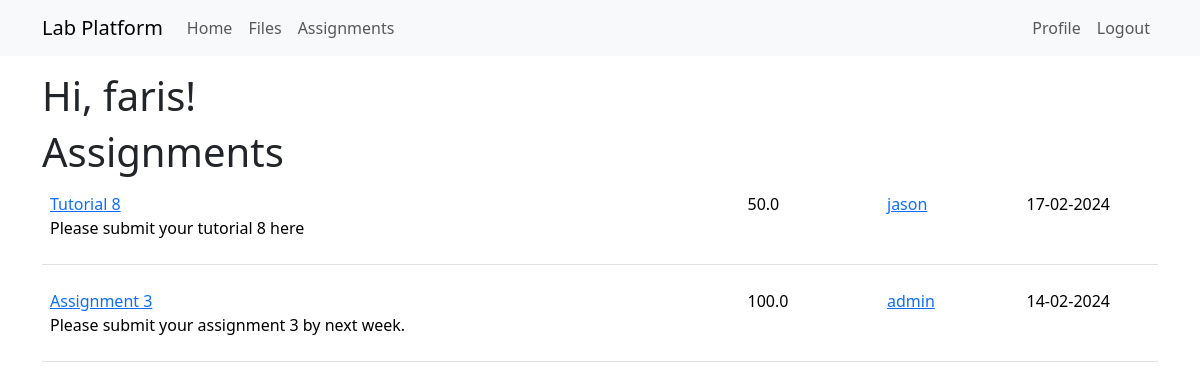
Screenshot of /assignments (signed in) with the database file from the repository.
### app/models.py (models this page shows, shortened)
class User(UserMixin, db.Model):
    id: so.Mapped[int] = so.mapped_column(primary_key=True)
    username: so.Mapped[str] = so.mapped_column(sa.String(64), index=True,
                                                unique=True)
    email: so.Mapped[str] = so.mapped_column(sa.String(120), index=True,
                                             unique=True)
    password_hash: so.Mapped[Optional[str]] = so.mapped_column(sa.String(256))
    posts: so.WriteOnlyMapped['Post'] = so.relationship(
        back_populates='author')
    files: so.WriteOnlyMapped['File'] = so.relationship(
        back_populates='uploader')
    role: so.Mapped[int] = so.mapped_column(sa.Integer, default=-1, index=True, unique=False)
    assignments: so.WriteOnlyMapped['Assignment'] = so.relationship(
        back_populates='asmtauthor')
    submissions: so.WriteOnlyMapped['Submission'] = so.relationship(
        back_populates='submitter')
    def is_admin(self):
        return self.role == 0
    def is_lecturer(self):
        return self.role == 1

class Assignment(db.Model):
    id: so.Mapped[int] = so.mapped_column(primary_key=True)
    title: so.Mapped[str] = so.mapped_column(sa.String(140))
    description: so.Mapped[str] = so.mapped_column(sa.String(255))
    timestamp: so.Mapped[datetime] = so.mapped_column(
        index=True, default=lambda: datetime.now(timezone.utc))
    duedate: so.Mapped[datetime] = so.mapped_column(
        index=True, nullable=True)
    totalMarks: so.Mapped[float] = so.mapped_column(sa.Float, index=False, unique=False, nullable=True, default=0)
    user_id: so.Mapped[int] = so.mapped_column(sa.ForeignKey(User.id),
                                               index=True)
    asmtauthor: so.Mapped[User] = so.relationship(back_populates='assignments')
    submissions: so.Mapped['Submission'] = so.relationship(back_populates='assignment')

### app/routes.py (the view)
@app.route('/assignments', methods=['GET', 'POST'])
@login_required
def assignments():
    form = UploadButton()
    if form.validate_on_submit():
        return redirect(url_for('createAssignment'))
    return render_template('assignments.html',
                            title='Assignments',
                              assignments=db.session.scalars(sa.select(Assignment).order_by(sa.desc(Assignment.timestamp))).all(),
                                form=form)

### app/models.py (called while the page is built)
@login.user_loader
def load_user(id):
    return db.session.get(User, int(id))

### app/templates/assignments.html (shortened to what this page needs)
{% extends "base.html" %}
{% import 'bootstrap_wtf.html' as wtf %}
{% block content %}
    <h1>Hi, {{ current_user.username }}!</h1>
    <h1>Assignments</h1>
    {% for assignment in assignments %}
        {% include '_assignment.html' %}
    {% endfor %}
{% endblock %}

### app/templates/_assignment.html
<table class="table table-hover">
    <tr>
        <td width="500px">
            <p>
                <a href="{{ url_for('detailsAssignment', assignmentid=assignment.id) }}">
                    {{ assignment.title }}
                </a>
                <br> {% if assignment.description %}
                {{ assignment.description }}
                {% endif %}
            </p>
        </td>
        <td width="100px">
            <p>
                {{ assignment.totalMarks }}
            </p>
        <td width="100px">
            <a href="{{ url_for('user', username=assignment.asmtauthor.username) }}">
                {{ assignment.asmtauthor.username }}
            </a>
        </td>
        <td width="100px">
            <p>
                {{ assignment.duedate.strftime('%d-%m-%Y') }}
            </p>
        </td>
    </tr>
</table>

### rows the page displays
User: username "faris"
Assignment: title "Tutorial 8", description "Please submit your tutorial 8 here", totalMarks "50.0", asmtauthor.username "jason", duedate "17-02-2024"
Assignment: title "Assignment 3", description "Please submit your assignment 3 by next week.", totalMarks "100.0", asmtauthor.username "admin", duedate "14-02-2024"
